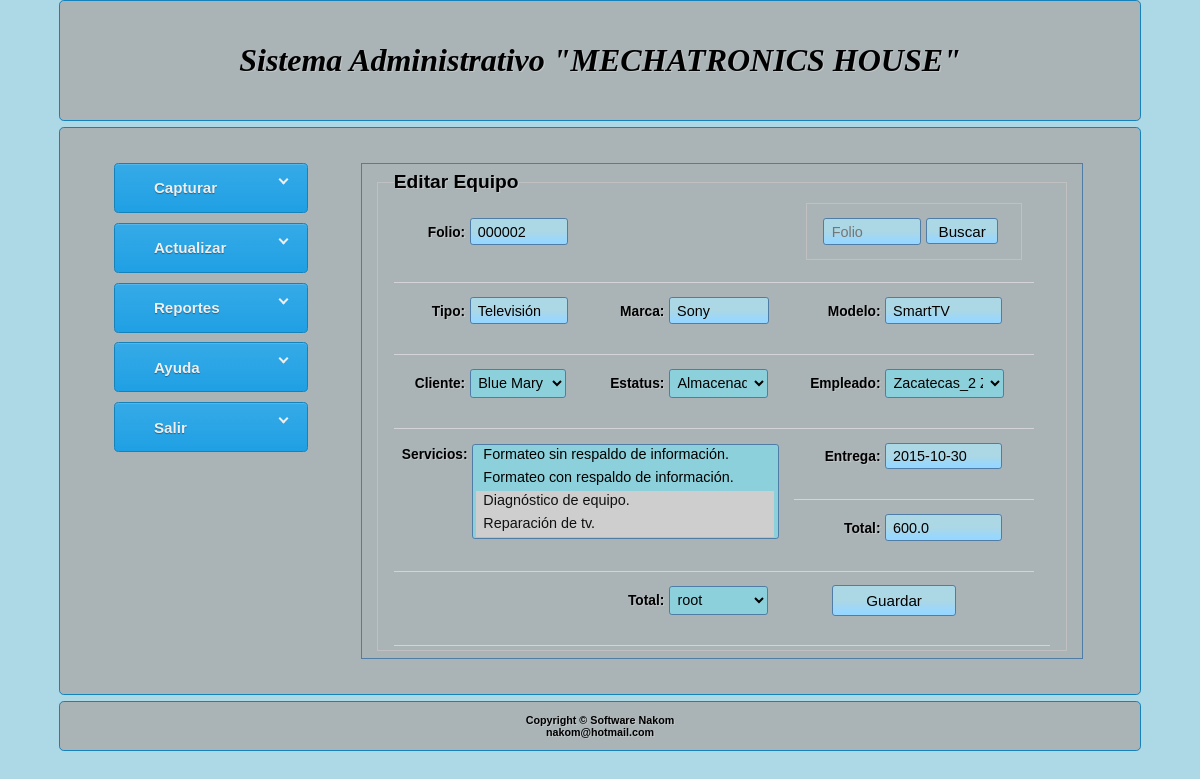
/administrative/equip/edit/2/, run on the app's committed database.
### mechatronics/models.py (models this page shows, shortened)
class Equipo(models.Model):
    CHOICES_ESTATUS = (
        ('almacenado', 'Almacenado'),
        ('diagnosticado', 'Diagnosticado'),
        ('reparado', 'Reparado'),
        ('entregado', 'Entregado'),
        ('inreparable', 'Irreparable'),
    )
    folio = models.CharField(max_length=6, unique=True, help_text='Número de Folio')
    tipo = models.CharField(max_length=22, help_text='Información del equipo')
    marca = models.CharField(max_length=22, help_text='Marca del equipo')
    modelo = models.CharField(max_length=22, help_text='Modelo del equipo')
    ingreso = models.DateField(auto_now=True,
                               help_text='Fecha de ingreso del equipo')
    entrega = models.DateField(help_text='Fecha tentativa de entrega')
    estatus = models.CharField(max_length=13, default='almacenado',
                               choices=CHOICES_ESTATUS)
    servicios = models.ManyToManyField(Servicio,
                                       help_text='Servicios aplicados')
    total = models.FloatField(default=0.0, verbose_name='Costo total')
    cliente = models.ForeignKey(Cliente,
                                help_text='Propietario del equipo')
    empleado = models.ForeignKey(Empleado, verbose_name='Asignación',
                                 help_text='Empleado asignado al equipo')
    registro = models.ForeignKey(User, verbose_name='Registró',
                                 help_text='Usuario que registró el equipo')

### mechatronics/views.py (the view, shortened to what this page needs)
# urls.py: url(r'^administrative/equip/edit/(?P<id_equip>.*)/$', views.equip_edit),
def equip_edit(request, id_equip):
    if request.method == 'GET':
        equip = Equipo.objects.get(id=id_equip)
        form_equip = FormEquipo(instance=equip)
        p = request.GET.get('page')
        q = request.GET.dict()
        context = {'formEquip': form_equip, 'query': q, 'page': p}
        template_name = 'mechatronics/equip_edit.html'
        return render(request, template_name, context)
    return HttpResponseRedirect(url)

### mechatronics/forms.py
class FormEquipo(ModelForm):
    class Meta:
        model = Equipo
        fields = ['folio', 'tipo', 'marca', 'modelo',
                  'entrega', 'estatus', 'servicios',
                  'total', 'cliente', 'empleado', 'registro']

### mechatronics/models.py (called while the page is built)
    def __unicode__(self):
        return '%s %s' % (self.nombre, self.apellido, )

    def __unicode__(self):
        return '%s %s' % (self.nombre, self.apellido, )

    def __unicode__(self):
        return self.servicio

### mechatronics/templates/mechatronics/equip_edit.html (shortened to what this page needs)
{% extends 'mechatronics/base_equip.html' %}
{% block title_2 %} Editar Equipo {% endblock %}

### mechatronics/templates/mechatronics/base_equip.html (shortened to what this page needs)
{% extends 'mechatronics/base.html' %}
{% block right_of_nav %}
    <fieldset>
        <legend>
            {% block title_2 %}{% endblock %}
        </legend>
        <form action='.' method='POST'> {% csrf_token %}
          <table>
            <tr>
              <td> {{ formEquip.folio.errors }} <label for="id_folio"> Folio: </label> {{ formEquip.folio }}  </td>
              <td> </td>
              <td>
                <fieldset>
                    <input type="text" name="folioQuery" value=""  placeholder="Folio">
                    <input type="submit" name="submitFolio" value="Buscar" class="btn-buscar">
                </fieldset>
              </td>
            <tr>
              <td> {{ formEquip.tipo.errors }} <label for="id_tipo"> Tipo: </label> {{ formEquip.tipo }} </td>
              <td> {{ formEquip.marca.errors }} <label for='id_marca'> Marca: </label> {{ formEquip.marca }} </td>
              <td> {{ formEquip.modelo.errors }} <label for='id_modelo'> Modelo: </label> {{ formEquip.modelo }} </td>
            </tr>
            <tr>
              <td>{{ formEquip.cliente.errors }} <label for='id_cliente'> Cliente: </label> {{ formEquip.cliente }}</td>
              <td> {{ formEquip.estatus.errors }} <label for="id_estatus"> Estatus: </label> {{ formEquip.estatus }} </td>
              <td> {{ formEquip.empleado.errors }} <label for="empleado"> Empleado: </label> {{ formEquip.empleado }} </td>
            </tr>
            <tr>
              <td colspan="2" rowspan="2">
                  {{ formEquip.servicios.errors }} <label for='id_servicios'> Servicios: </label> {{formEquip.servicios}}
              </td>
              <td> {{ formEquip.entrega.errors }} <label for='id_entrega'> Entrega: </label> {{ formEquip.entrega }} </td>
            </tr>
            <tr>
              <td> {{ formEquip.total.errors }} <label for="total"> Total: </label> {{ formEquip.total }} </td>
            </tr>
            <tr>
              <td> </td>
              <td> {{ formEquip.registro.errors }} <label for="total"> Total: </label> {{ formEquip.registro }} </td>
              <td> {{ formEquip.empleado.errors }} <input type='submit' name ='submitEquip' value='Guardar' class='btn-guardar'/> </td>
              <td> </td>
            </tr>
          </table>
        </form>
    </fieldset>
{% endblock %}

### mechatronics/static/mechatronics/css/base.css (style rules this page uses)
* { margin: 0; padding: 0; }
body { background:lightblue; font-family:Arial, Helvetica, sans-serif; font-size: 1em; text-shadow: .08em .08em 0 rgba(216, 216, 216, 0.50); }

### mechatronics/static/mechatronics/css/base_forms.css (style rules this page uses)
label { display: inline-block; font-size: 0.86em; font-weight: bold; text-align: right; height: 1.2em; margin: 0.7em 0%; padding: 0.25em 0em; width: 35%; }
select, input[type='text'], input[type='number'], input[type='submit'], input[type='password'] { background: lightblue; background: -webkit-gradient( linear, left top, left bottom, color-stop(0.5, #ACD7E5), color-stop(0.9, #97d7ff )); background: linear-gradient( to bottom, #ACD7E5 50%, #97d7ff 90% ); border: 0.1em solid #4F7DA6; border-radius: 0.2em; -moz-border-radius: 0.2em; -webkit-border-radius: 0.2em; -o-border-radius: 0.2em; display: inline-block; font-size: 0.90em; height: 1.2em; margin: 0.7em 0%; padding: 0.25em 0.5em; width: 45%; }
select, input[type='text']:focus, input[type='number']:focus, input[type='submit']:focus, input[type='password']:focus { background: #8BD0DA; }
input[type='submit'] { font-size: 0.95em; height: 2em; margin: 0.5em 0em; padding: 0em; }
select { display: inline-block;; font-size: 0.9em; height: 2em; margin: 0.7em 0%; padding: 0.05em 0.25em; width: 62%; }
select option { font-size: 1em; height: 1.5em; padding: 0.05em 0.5em; }

### mechatronics/templates/mechatronics/base_equip.html (style rules this page uses)
fieldset { margin: 1% 2%; padding: 0.25em 1em; }
legend { font-size:1.2em; font-weight:bold; }
table { width: 100%; }
td, th { border-bottom:1px solid #D3D3D9; text-align:left; padding:0.25em 0.5em 1.25em 0.5em; }
label[for='id_servicios'] { vertical-align: top; width: 17%; }
select { width: 53%; }
input.btn-buscar { height: 1.7em; width: 40%; }
input.btn-guardar { margin-left: 2em; width: 55%; }
#id_servicios { height: 80%; width: 80%; }

### data on the page
Equipo: folio "000002", tipo "Televisión", marca "Sony", modelo "SmartTV", cliente "Blue Mary", estatus "Almacenado", empleado "Zacatecas_2 Zacatecas_2", entrega "2015-10-30", total "600.0", registro "root"
